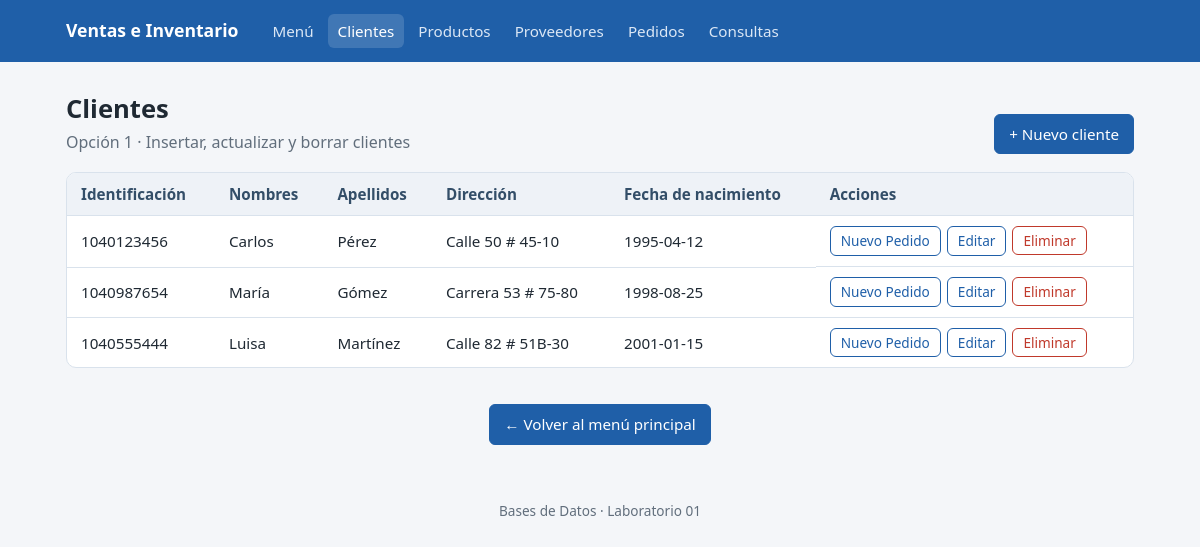
Screenshot of /clientes with the database file from the repository.
### tables this page shows
CREATE TABLE Cliente (
                identificacion TEXT PRIMARY KEY,
                nombres TEXT NOT NULL,
                apellidos TEXT NOT NULL,
                direccion TEXT NOT NULL,
                fecha_nacimiento DATE NOT NULL
            );

### src/routes/clientes.py (the view)
@clientes_bp.route("")
def lista() -> str:
    model = _get_cliente_model()
    return render_template("clientes/lista.html", clientes=model.get_all())

### src/models/cliente_model.py (called while the page is built)
    def __new__(cls, *args: Any, **kwargs: Any) -> "ClienteModel":
        if cls._instance is None:
            instance = super().__new__(cls)
            instance._initialized = False  # type: ignore[attr-defined]
            cls._instance = instance
        return cls._instance

    def _get_connection(self) -> sqlite3.Connection:
        conn = sqlite3.connect(self.db_path)
        conn.row_factory = sqlite3.Row
        conn.execute("PRAGMA foreign_keys = ON;")
        return conn

    def get_all(self) -> list[dict[str, Any]]:
        try:
            with self._get_connection() as conn:
                cursor = conn.cursor()
                cursor.execute(
                    "SELECT identificacion, nombres, apellidos, direccion, fecha_nacimiento FROM Cliente"
                )
                rows = cursor.fetchall()
                return [dict(row) for row in rows]
        except sqlite3.Error as e:
            logger.error(f"Error retrieving clients: {e}")
            return []

### src/routes/clientes.py (called while the page is built)
def _get_cliente_model() -> models.ClienteModel:
    return models.ClienteModel(db_path=current_app.config["DB_PATH"])

### src/templates/clientes/lista.html (shortened to what this page needs)
{% extends "base.html" %}
{% block contenido %}
  <div class="barra">
    <div>
      <h1>Clientes</h1>
      <p class="subtitulo" style="margin: 0">Opción 1 · Insertar, actualizar y borrar clientes</p>
    </div>
    <a class="btn" href="{{ url_for('clientes.nuevo') }}">+ Nuevo cliente</a>
  </div>
  <div class="tabla-wrap">
    {% if clientes %}
      <table>
        <thead>
          <tr>
            <th>Identificación</th>
            <th>Nombres</th>
            <th>Apellidos</th>
            <th>Dirección</th>
            <th>Fecha de nacimiento</th>
            <th>Acciones</th>
          </tr>
        </thead>
        <tbody>
          {% for c in clientes %}
            <tr>
              <td>{{ c.identificacion }}</td>
              <td>{{ c.nombres }}</td>
              <td>{{ c.apellidos }}</td>
              <td>{{ c.direccion }}</td>
              <td>{{ c.fecha_nacimiento }}</td>
              <td class="acciones">
                <a class="btn sec peq" href="{{ url_for('pedidos.nuevo', cliente=c.identificacion) }}">Nuevo Pedido</a>
                <a class="btn sec peq" href="{{ url_for('clientes.editar', identificacion=c.identificacion) }}">Editar</a>
                <form class="inline" method="post" action="{{ url_for('clientes.eliminar', identificacion=c.identificacion) }}">
                  <button class="btn peligro peq" type="submit">Eliminar</button>
                </form>
              </td>
            </tr>
          {% endfor %}
        </tbody>
      </table>
    {% else %}
      <div class="vacio">No hay clientes registrados.</div>
    {% endif %}
  </div>
{% endblock %}

### src/templates/base.html (style rules this page uses)
:root { --bg: #f4f6f9; --panel: #ffffff; --texto: #1f2933; --suave: #616e7c; --borde: #d9e2ec; --primario: #1f5fa8; --primario-osc: #174a85; --peligro: #c0392b; --ok-bg: #e3f6ea; --ok: #1e7a44; --err-bg: #fdecea; }
* { box-sizing: border-box; }
body { margin: 0; font-family: system-ui, "Segoe UI", Roboto, Arial, sans-serif; background: var(--bg); color: var(--texto); line-height: 1.45; }
h1 { font-size: 1.6rem; margin: 0 0 4px; }
.subtitulo { color: var(--suave); margin: 0 0 20px; }
.barra { display: flex; justify-content: space-between; align-items: flex-end; gap: 12px; flex-wrap: wrap; margin-bottom: 18px; }
.tabla-wrap { overflow-x: auto; background: var(--panel); border: 1px solid var(--borde); border-radius: 10px; }
table { width: 100%; border-collapse: collapse; font-size: .95rem; }
th, td { padding: 10px 14px; text-align: left; border-bottom: 1px solid var(--borde); white-space: nowrap; }
th { background: #eef2f7; font-weight: 600; color: #334e68; }
tr:last-child td { border-bottom: none; }
td.acciones { display: flex; gap: 6px; }
.btn { display: inline-block; border: 1px solid var(--primario); background: var(--primario); color: #fff; padding: 8px 14px; border-radius: 6px; font-size: .95rem; cursor: pointer; text-decoration: none; font-family: inherit; }
.btn.sec { background: #fff; color: var(--primario); }
.btn.peligro { background: #fff; color: var(--peligro); border-color: var(--peligro); }
.btn.peq { padding: 4px 10px; font-size: .85rem; }
form.inline { display: inline; margin: 0; }

### rows the page displays
Cliente: identificacion "1040123456", nombres "Carlos", apellidos "Pérez", direccion "Calle 50 # 45-10", fecha_nacimiento "1995-04-12"
Cliente: identificacion "1040987654", nombres "María", apellidos "Gómez", direccion "Carrera 53 # 75-80", fecha_nacimiento "1998-08-25"
Cliente: identificacion "1040555444", nombres "Luisa", apellidos "Martínez", direccion "Calle 82 # 51B-30", fecha_nacimiento "2001-01-15"
